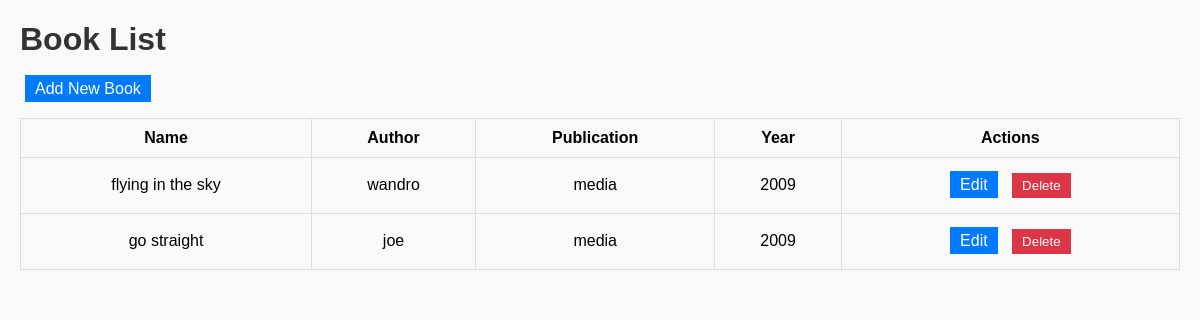
The page /books/ on the database its author committed.
### testapp/models.py (models this page shows)
class Book(models.Model):
    name = models.CharField(max_length=255)
    author = models.CharField(max_length=255)
    publication = models.CharField(max_length=255)
    year = models.PositiveIntegerField()

### testapp/views.py (the view)
# urls.py: path('books/', views.book_list, name='book_list'),
def book_list(request):
    books = Book.objects.all()
    return render(request, 'testapp/book_list.html', {'books': books})

### templates/testapp/book_list.html (shortened to what this page needs)
<!DOCTYPE html>
{% load static%}
<html lang="en">
  <head>
    <link rel="stylesheet" href="{% static 'css/styles.css' %}" />
  </head>
  <body>
    <h1>Book List</h1>
    <a href="{% url 'book_create' %}" class="button">Add New Book</a>
    <table>
      <thead>
        <tr>
          <th>Name</th>
          <th>Author</th>
          <th>Publication</th>
          <th>Year</th>
          <th>Actions</th>
        </tr>
      </thead>
      <tbody>
        {% for book in books %}
        <tr>
          <td>{{ book.name }}</td>
          <td>{{ book.author }}</td>
          <td>{{ book.publication }}</td>
          <td>{{ book.year }}</td>
          <td>
            <a href="{% url 'book_edit' book.pk %}">Edit</a>
            <form
              action="{% url 'book_delete' book.pk %}"
              method="post"
              style="display: inline"
            >
              <button type="submit">Delete</button>
            </form>
          </td>
        </tr>
        {% endfor %}
      </tbody>
    </table>
  </body>
</html>

### static/css/styles.css (style rules this page uses)
body { font-family: Arial, sans-serif; margin: 20px; background-color: #f9f9f9; }
h1 { color: #333; }
table { width: 100%; border-collapse: collapse; margin-top: 20px; }
table, th, td { border: 1px solid #ddd; }
th, td { padding: 10px; text-align: center; }
a, button { text-decoration: none; padding: 5px 10px; margin: 5px; }
a { background-color: #007bff; color: white; }
button { background-color: #dc3545; color: white; border: none; cursor: pointer; }

### rows shown on the page
Book: name "flying in the sky", author "wandro", publication "media", year "2009"
Book: name "go straight", author "joe", publication "media", year "2009"
